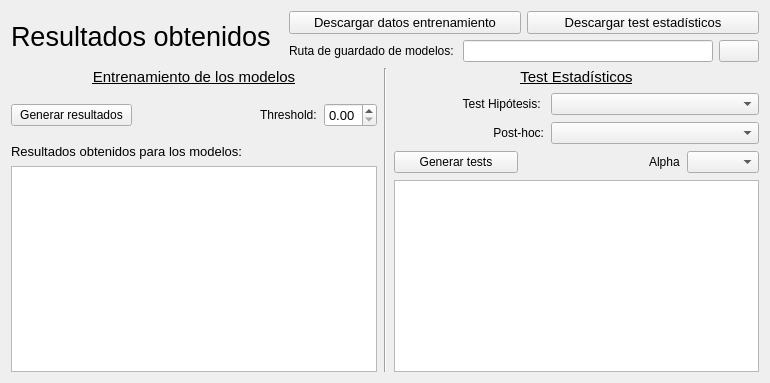
         <widget class="QWidget" name="page_results">
          <layout class="QGridLayout" name="gridLayout_6">
           <item row="0" column="0">
            <widget class="QLabel" name="add_results">
             <property name="font">
              <font>
               <pointsize>20</pointsize>
              </font>
             </property>
             <property name="text">
              <string>Resultados obtenidos</string>
             </property>
            </widget>
           </item>
           <item row="1" column="0" colspan="4">
            <layout class="QHBoxLayout" name="horizontalLayout_12">
             <property name="spacing">
              <number>7</number>
             </property>
             <item>
              <layout class="QVBoxLayout" name="verticalLayout_12">
               <item>
                <widget class="QLabel" name="label_6">
                 <property name="font">
                  <font>
                   <pointsize>11</pointsize>
                   <underline>true</underline>
                  </font>
                 </property>
                 <property name="text">
                  <string>Entrenamiento de los modelos</string>
                 </property>
                 <property name="alignment">
                  <set>Qt::AlignCenter</set>
                 </property>
                </widget>
               </item>
               <item>
                <spacer name="verticalSpacer_6">
                 <property name="orientation">
                  <enum>Qt::Vertical</enum>
                 </property>
                 <property name="sizeType">
                  <enum>QSizePolicy::Fixed</enum>
                 </property>
                 <property name="sizeHint" stdset="0">
                  <size>
                   <width>20</width>
                   <height>10</height>
                  </size>
                 </property>
                </spacer>
               </item>
               <item>
                <layout class="QHBoxLayout" name="horizontalLayout_4">
                 <item>
                  <widget class="QPushButton" name="generate_results">
                   <property name="sizePolicy">
                    <sizepolicy hsizetype="Expanding" vsizetype="Fixed">
                     <horstretch>0</horstretch>
                     <verstretch>0</verstretch>
                    </sizepolicy>
                   </property>
                   <property name="minimumSize">
                    <size>
                     <width>0</width>
                     <height>0</height>
                    </size>
                   </property>
                   <property name="maximumSize">
                    <size>
                     <width>250</width>
                     <height>16777215</height>
                    </size>
                   </property>
                   <property name="font">
                    <font>
                     <pointsize>9</pointsize>
                    </font>
                   </property>
                   <property name="layoutDirection">
                    <enum>Qt::LeftToRight</enum>
                   </property>
                   <property name="text">
                    <string>Generar resultados</string>
                   </property>
                  </widget>
                 </item>
                 <item>
                  <spacer name="horizontalSpacer_3">
                   <property name="orientation">
                    <enum>Qt::Horizontal</enum>
                   </property>
                   <property name="sizeHint" stdset="0">
                    <size>
                     <width>40</width>
                     <height>20</height>
                    </size>
                   </property>
                  </spacer>
                 </item>
                 <item>
                  <widget class="QLabel" name="label_4">
                   <property name="sizePolicy">
                    <sizepolicy hsizetype="Fixed" vsizetype="Preferred">
                     <horstretch>0</horstretch>
                     <verstretch>0</verstretch>
                    </sizepolicy>
                   </property>
                   <property name="font">
                    <font>
                     <pointsize>9</pointsize>
                    </font>
                   </property>
                   <property name="text">
                    <string>Threshold:</string>
                   </property>
                  </widget>
                 </item>
                 <item>
                  <widget class="QDoubleSpinBox" name="threshold">
                   <property name="sizePolicy">
                    <sizepolicy hsizetype="Fixed" vsizetype="Fixed">
                     <horstretch>0</horstretch>
                     <verstretch>0</verstretch>
                    </sizepolicy>
                   </property>
                   <property name="font">
                    <font>
                     <pointsize>10</pointsize>
                    </font>
                   </property>
                   <property name="maximum">
                    <double>1.000000000000000</double>
                   </property>
                   <property name="singleStep">
                    <double>0.100000000000000</double>
                   </property>
                  </widget>
                 </item>
                </layout>
               </item>
               <item>
                <spacer name="verticalSpacer_5">
                 <property name="orientation">
                  <enum>Qt::Vertical</enum>
                 </property>
                 <property name="sizeType">
                  <enum>QSizePolicy::Fixed</enum>
                 </property>
                 <property name="sizeHint" stdset="0">
                  <size>
                   <width>0</width>
                   <height>10</height>
                  </size>
                 </property>
                </spacer>
               </item>
               <item>
                <widget class="QLabel" name="label_16">
                 <property name="font">
                  <font>
                   <pointsize>10</pointsize>
                  </font>
                 </property>
                 <property name="text">
                  <string>Resultados obtenidos para los modelos:</string>
                 </property>
                </widget>
               </item>
               <item>
                <widget class="QTextEdit" name="text_generate_results">
                 <property name="readOnly">
                  <bool>true</bool>
                 </property>
                </widget>
               </item>
              </layout>
             </item>
             <item>
              <widget class="Line" name="line">
               <property name="orientation">
                <enum>Qt::Vertical</enum>
               </property>
              </widget>
             </item>
             <item>
              <layout class="QVBoxLayout" name="verticalLayout_11">
               <item>
                <widget class="QLabel" name="label_5">
                 <property name="font">
                  <font>
                   <pointsize>11</pointsize>
                   <underline>true</underline>
                  </font>
                 </property>
                 <property name="text">
                  <string>Test Estadísticos</string>
                 </property>
                 <property name="alignment">
                  <set>Qt::AlignCenter</set>
                 </property>
                </widget>
               </item>
               <item>
                <layout class="QHBoxLayout" name="horizontalLayout_14">
                 <item>
                  <widget class="QLabel" name="label_17">
                   <property name="sizePolicy">
                    <sizepolicy hsizetype="Fixed" vsizetype="Preferred">
                     <horstretch>0</horstretch>
                     <verstretch>0</verstretch>
                    </sizepolicy>
                   </property>
                   <property name="minimumSize">
                    <size>
                     <width>150</width>
                     <height>0</height>
                    </size>
                   </property>
                   <property name="font">
                    <font>
                     <pointsize>9</pointsize>
                    </font>
                   </property>
                   <property name="text">
                    <string>Test Hipótesis: </string>
                   </property>
                   <property name="alignment">
                    <set>Qt::AlignRight|Qt::AlignTrailing|Qt::AlignVCenter</set>
                   </property>
                  </widget>
                 </item>
                 <item>
                  <widget class="QComboBox" name="test_comboBox"/>
                 </item>
                </layout>
               </item>
               <item>
                <layout class="QHBoxLayout" name="horizontalLayout_13">
                 <item>
                  <widget class="QLabel" name="label_15">
                   <property name="sizePolicy">
                    <sizepolicy hsizetype="Fixed" vsizetype="Preferred">
                     <horstretch>0</horstretch>
                     <verstretch>0</verstretch>
                    </sizepolicy>
                   </property>
                   <property name="minimumSize">
                    <size>
                     <width>150</width>
                     <height>0</height>
                    </size>
                   </property>
                   <property name="font">
                    <font>
                     <pointsize>9</pointsize>
                    </font>
                   </property>
                   <property name="text">
                    <string>Post-hoc:</string>
                   </property>
                   <property name="alignment">
                    <set>Qt::AlignRight|Qt::AlignTrailing|Qt::AlignVCenter</set>
                   </property>
                  </widget>
                 </item>
                 <item>
                  <widget class="QComboBox" name="postHoc_comboBox"/>
                 </item>
                </layout>
               </item>
               <item>
                <layout class="QHBoxLayout" name="horizontalLayout_15">
                 <item>
                  <widget class="QPushButton" name="generate_tests">
                   <property name="sizePolicy">
                    <sizepolicy hsizetype="Expanding" vsizetype="Fixed">
                     <horstretch>0</horstretch>
                     <verstretch>0</verstretch>
                    </sizepolicy>
                   </property>
                   <property name="maximumSize">
                    <size>
                     <width>250</width>
                     <height>16777215</height>
                    </size>
                   </property>
                   <property name="font">
                    <font>
                     <pointsize>9</pointsize>
                    </font>
                   </property>
                   <property name="toolTip">
                    <string>&lt;html&gt;&lt;head/&gt;&lt;body&gt;&lt;p&gt;&lt;span style=&quot; color:#d80000;&quot;&gt;Debes introducir al menos 8 conjuntos de datos y 2 algoritmos para realizar tests estadísticos.&lt;/span&gt;&lt;/p&gt;&lt;/body&gt;&lt;/html&gt;</string>
                   </property>
                   <property name="text">
                    <string>Generar tests</string>
                   </property>
                  </widget>
                 </item>
                 <item>
                  <spacer name="horizontalSpacer_12">
                   <property name="orientation">
                    <enum>Qt::Horizontal</enum>
                   </property>
                   <property name="sizeHint" stdset="0">
                    <size>
                     <width>40</width>
                     <height>20</height>
                    </size>
                   </property>
                  </spacer>
                 </item>
                 <item>
                  <widget class="QLabel" name="label_7">
                   <property name="font">
                    <font>
                     <pointsize>9</pointsize>
                    </font>
                   </property>
                   <property name="text">
                    <string>Alpha</string>
                   </property>
                  </widget>
                 </item>
                 <item>
                  <widget class="QComboBox" name="alpha_comboBox">
                   <property name="font">
                    <font>
                     <pointsize>9</pointsize>
                    </font>
                   </property>
                  </widget>
                 </item>
                </layout>
               </item>
               <item>
                <widget class="QTextEdit" name="test_generate_tests">
                 <property name="readOnly">
                  <bool>true</bool>
                 </property>
                </widget>
               </item>
              </layout>
             </item>
            </layout>
           </item>
           <item row="0" column="3">
            <layout class="QVBoxLayout" name="verticalLayout_15">
             <item>
              <layout class="QHBoxLayout" name="horizontalLayout_5">
               <item>
                <widget class="QPushButton" name="download_data">
                 <property name="font">
                  <font>
                   <pointsize>10</pointsize>
                  </font>
                 </property>
                 <property name="text">
                  <string>Descargar datos entrenamiento</string>
                 </property>
                </widget>
               </item>
               <item>
                <widget class="QPushButton" name="download_data_test">
                 <property name="font">
                  <font>
                   <pointsize>10</pointsize>
                  </font>
                 </property>
                 <property name="text">
                  <string>Descargar test estadísticos</string>
                 </property>
                </widget>
               </item>
              </layout>
             </item>
             <item>
              <layout class="QHBoxLayout" name="horizontalLayout_22">
               <item>
                <widget class="QLabel" name="label_9">
                 <property name="font">
                  <font>
                   <pointsize>9</pointsize>
                  </font>
                 </property>
                 <property name="text">
                  <string>Ruta de guardado de modelos: </string>
                 </property>
                </widget>
               </item>
               <item>
                <widget class="QLineEdit" name="lineEdit_root">
                 <property name="sizePolicy">
                  <sizepolicy hsizetype="Minimum" vsizetype="Fixed">
                   <horstretch>0</horstretch>
                   <verstretch>0</verstretch>
                  </sizepolicy>
                 </property>
                 <property name="minimumSize">
                  <size>
                   <width>250</width>
                   <height>0</height>
                  </size>
                 </property>
                 <property name="font">
                  <font>
                   <pointsize>9</pointsize>
                  </font>
                 </property>
                 <property name="readOnly">
                  <bool>true</bool>
                 </property>
                </widget>
               </item>
               <item>
                <widget class="QPushButton" name="modify_root">
                 <property name="sizePolicy">
                  <sizepolicy hsizetype="Minimum" vsizetype="Fixed">
                   <horstretch>0</horstretch>
                   <verstretch>0</verstretch>
                  </sizepolicy>
                 </property>
                 <property name="minimumSize">
                  <size>
                   <width>5</width>
                   <height>0</height>
                  </size>
                 </property>
                 <property name="text">
                  <string/>
                 </property>
                 <property name="icon">
                  <iconset resource="resource.qrc">
                   <normaloff>:/Iconos/Iconos/editar.png</normaloff>:/Iconos/Iconos/editar.png</iconset>
                 </property>
                 <property name="iconSize">
                  <size>
                   <width>20</width>
                   <height>20</height>
                  </size>
                 </property>
                </widget>
               </item>
              </layout>
             </item>
            </layout>
           </item>
          </layout>
         </widget>
